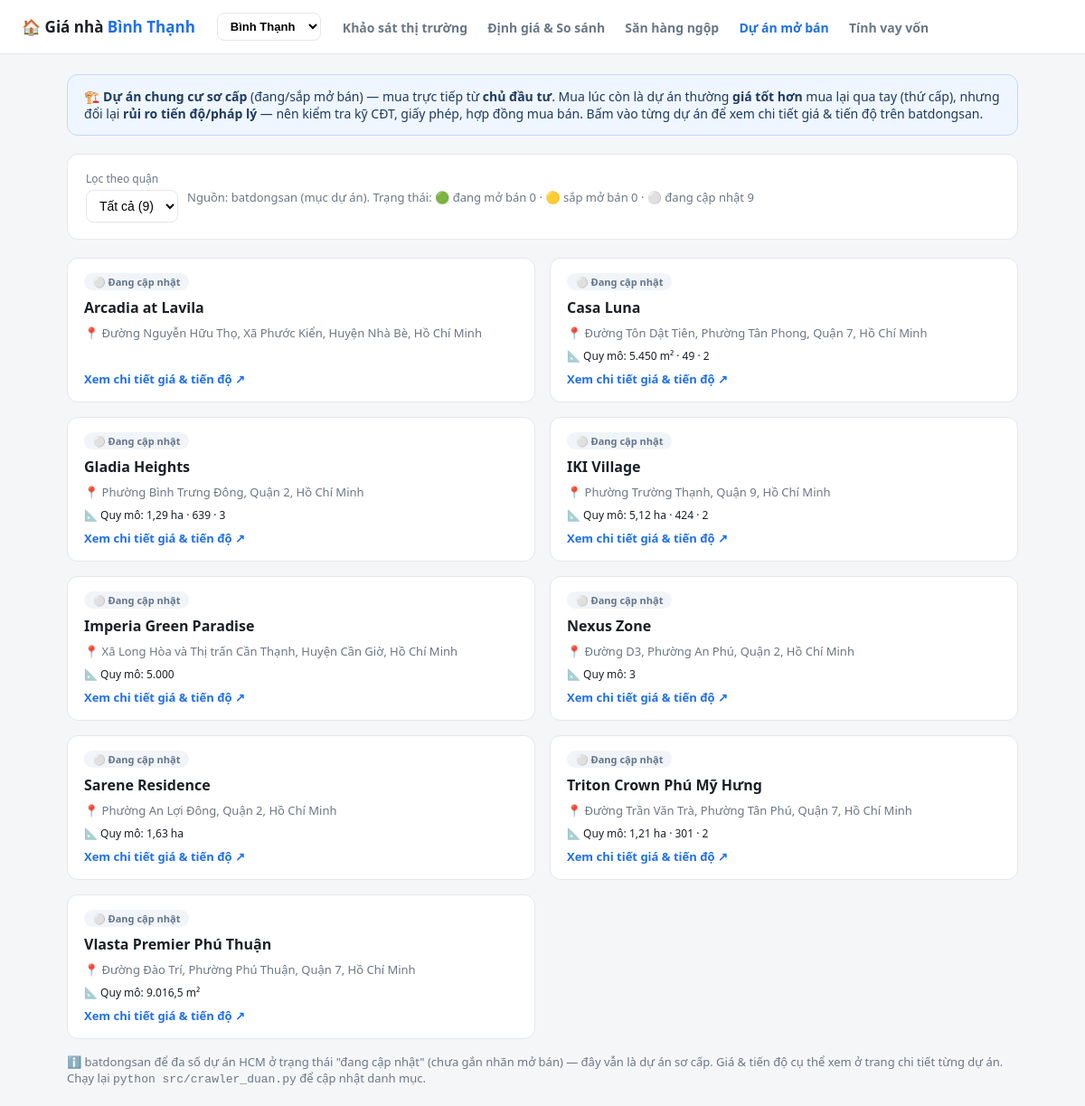
/du-an, run on the app's committed database.
### tables this page shows
CREATE TABLE projects (
    id          INTEGER PRIMARY KEY AUTOINCREMENT,
    ten         TEXT    NOT NULL,
    trang_thai  TEXT,                        -- 'sap_mo_ban' | 'dang_mo_ban' | 'da_ban_giao' | 'dang_cap_nhat'
    chu_dau_tu  TEXT,
    quan        TEXT,
    district_id TEXT,
    phuong      TEXT,
    dia_chi     TEXT,
    quy_mo      TEXT,                         -- diện tích/số căn/số block (text thô)
    gia_info    TEXT,                         -- giá dự kiến (text, thường 'đang cập nhật')
    mo_ta       TEXT,
    url         TEXT    UNIQUE,
    source      TEXT    DEFAULT 'batdongsan',
    fetched_at  TEXT,
    created_at  TEXT    DEFAULT (datetime('now'))
);

### src/app.py (the view)
@app.route("/du-an")
def du_an():
    quan = request.args.get("quan_du_an") or None
    projects = db.list_projects(quan=quan)
    return render_template(
        "du_an.html",
        projects=projects,
        trang_thai_label=db.TRANG_THAI_DA,
        quan_list=db.project_quan_list(),
        sel_quan=quan,
        status_counts=db.project_status_counts(),
    )

### src/app.py (called while the page is built)
def _district():
    v = request.args.get("quan")
    if v and v in DISTRICTS:
        session["quan"] = v
        return v
    return session.get("quan", DISTRICT_DEFAULT)

@app.context_processor
def _inject_district():
    avail = db.districts_in_db() or [DISTRICT_DEFAULT]
    return dict(cur_district=_district(), district_label=DISTRICT_LABEL,
                districts_avail=avail)

### src/db.py (called while the page is built)
def get_conn():
    os.makedirs(os.path.dirname(DB_PATH), exist_ok=True)
    conn = sqlite3.connect(DB_PATH)
    conn.row_factory = sqlite3.Row
    return conn

def list_projects(district_id: str | None = None, statuses: list | None = None,
                  quan: str | None = None):
    statuses = statuses or ["sap_mo_ban", "dang_mo_ban", "dang_cap_nhat"]
    where = ["trang_thai IN (%s)" % ",".join("?" for _ in statuses)]
    params: list = list(statuses)
    if quan:
        where.append("quan = ?"); params.append(quan)
    sql = ("SELECT * FROM projects WHERE " + " AND ".join(where) +
           " ORDER BY CASE trang_thai WHEN 'dang_mo_ban' THEN 0 ELSE 1 END, ten")
    with get_conn() as conn:
        return [dict(r) for r in conn.execute(sql, params).fetchall()]

def project_quan_list() -> list[str]:
    with get_conn() as conn:
        return [r[0] for r in conn.execute(
            "SELECT DISTINCT quan FROM projects WHERE quan IS NOT NULL "
            "AND trang_thai IN ('sap_mo_ban','dang_mo_ban') ORDER BY quan").fetchall()]

def project_status_counts() -> dict:
    with get_conn() as conn:
        return {r[0]: r[1] for r in conn.execute(
            "SELECT trang_thai, COUNT(*) FROM projects GROUP BY trang_thai").fetchall()}

def districts_in_db() -> list[str]:
    with get_conn() as conn:
        return [r[0] for r in conn.execute(
            "SELECT district_id, COUNT(*) c FROM listings WHERE district_id IS NOT NULL "
            "GROUP BY district_id ORDER BY c DESC").fetchall()]

### src/templates/du_an.html (shortened to what this page needs)
{% extends "base.html" %}
{% block content %}
<div class="intro">
  🏗️ <b>Dự án chung cư sơ cấp</b> (đang/sắp mở bán) — mua trực tiếp từ <b>chủ đầu tư</b>.
  Mua lúc còn là dự án thường <b>giá tốt hơn</b> mua lại qua tay (thứ cấp), nhưng đổi lại
  <b>rủi ro tiến độ/pháp lý</b> — nên kiểm tra kỹ CĐT, giấy phép, hợp đồng mua bán.
  Bấm vào từng dự án để xem chi tiết giá &amp; tiến độ trên batdongsan.
</div>
<div class="card">
  <form method="get" class="filterbar" style="margin:0;">
    <div>
      <label>Lọc theo quận</label>
      <select name="quan_du_an" onchange="this.form.submit()" style="width:auto;">
        <option value="">Tất cả ({{ projects|length }})</option>
      </select>
    </div>
    <span class="muted" style="align-self:center;">
      Nguồn: batdongsan (mục dự án). Trạng thái:
      🟢 đang mở bán {{ status_counts.get('dang_mo_ban', 0) }} ·
      🟡 sắp mở bán {{ status_counts.get('sap_mo_ban', 0) }} ·
      ⚪ đang cập nhật {{ status_counts.get('dang_cap_nhat', 0) }}
    </span>
  </form>
</div>
{% if not projects %}
<div class="card"><p class="muted">Chưa có dự án. Chạy <code>python src/crawler_duan.py</code> để cào danh mục dự án.</p></div>
{% else %}
<div class="proj-grid">
  {% for p in projects %}
  <div class="proj">
    {% set scls = 'st-dang' if p.trang_thai == 'dang_mo_ban' else 'st-sap' if p.trang_thai == 'sap_mo_ban' else 'st-cn' %}
    <span class="st {{ scls }}">{{ trang_thai_label.get(p.trang_thai, p.trang_thai) }}</span>
    <h3>{{ p.ten }}</h3>
    <div class="meta">📍 {{ p.dia_chi or p.quan or '—' }}</div>
    {% if p.quy_mo %}<div class="cfg">📐 Quy mô: {{ p.quy_mo }}</div>{% endif %}
    <a class="go" href="{{ p.url }}" target="_blank" rel="noopener">Xem chi tiết giá &amp; tiến độ ↗</a>
  </div>
  {% endfor %}
</div>
<p class="muted" style="margin-top:16px;">ℹ️ batdongsan để đa số dự án HCM ở trạng thái "đang cập nhật" (chưa gắn nhãn mở bán) —
   đây vẫn là dự án sơ cấp. Giá &amp; tiến độ cụ thể xem ở trang chi tiết từng dự án.
   Chạy lại <code>python src/crawler_duan.py</code> để cập nhật danh mục.</p>
{% endif %}
{% endblock %}

### src/templates/base.html (shortened to what this page needs)
<!DOCTYPE html>
<html lang="vi">
<head>
</head>
<body>
  {% set p = request.path %}
  {% set grp = 'market' if p in ['/', '/heatmap', '/xu-huong', '/so-nguon']
        else 'valuation' if p in ['/dinh-gia', '/so-sanh']
        else 'deal' if p == '/trung-lap'
        else 'project' if p == '/du-an'
        else 'finance' if p == '/vay-von' else 'market' %}
  <header>
    <h1>🏠 Giá nhà <span style="color:var(--accent)">{{ district_label.get(cur_district, 'TP.HCM') }}</span></h1>
    <form method="get" style="margin:0;">
      <select name="quan" onchange="this.form.submit()"
              style="width:auto; padding:6px 10px; font-size:13px; font-weight:600;">
        {% for d in districts_avail %}
        <option value="{{ d }}" {% if d == cur_district %}selected{% endif %}>{{ district_label.get(d, d) }}</option>
        {% endfor %}
      </select>
    </form>
    <nav>
      <a href="/" class="{% if grp == 'market' %}active{% endif %}">Khảo sát thị trường</a>
      <a href="/dinh-gia" class="{% if grp == 'valuation' %}active{% endif %}">Định giá &amp; So sánh</a>
      <a href="/trung-lap" class="{% if grp == 'deal' %}active{% endif %}">Săn hàng ngộp</a>
      <a href="/du-an" class="{% if grp == 'project' %}active{% endif %}">Dự án mở bán</a>
      <a href="/vay-von" class="{% if grp == 'finance' %}active{% endif %}">Tính vay vốn</a>
    </nav>
  </header>
  <div class="wrap">
    {% block content %}{% endblock %}
  </div>
</body>
</html>

### src/templates/du_an.html (style rules this page uses)
.intro { background: #eff6ff; border: 1px solid #bfdbfe; border-radius: 12px; padding: 14px 18px; margin-bottom: 20px; font-size: 14px; color: #1e3a5f; }
.proj-grid { display: grid; grid-template-columns: repeat(2, 1fr); gap: 16px; }
.proj { background: var(--card); border: 1px solid var(--line); border-radius: 12px; padding: 16px 18px; display: flex; flex-direction: column; gap: 8px; }
.proj h3 { margin: 0; font-size: 16px; }
.proj .meta { font-size: 13px; color: var(--muted); }
.st { display: inline-block; font-size: 11px; font-weight: 700; padding: 2px 10px; border-radius: 999px; width: fit-content; }
.st-cn { background: #f1f5f9; color: #64748b; }
.proj .cfg { font-size: 12px; color: var(--ink); }
.proj a.go { margin-top: auto; font-size: 13px; font-weight: 600; color: var(--accent); text-decoration: none; }
.filterbar { display: flex; gap: 10px; align-items: end; margin-bottom: 18px; flex-wrap: wrap; }

### src/templates/base.html (style rules this page uses)
:root { --bg: #f5f6f8; --card: #fff; --ink: #1a2027; --muted: #6b7785; --line: #e4e7ec; --accent: #1f6feb; --accent2: #16a34a; --warn: #d97706; }
* { box-sizing: border-box; }
body { margin: 0; font-family: system-ui, "Segoe UI", Roboto, sans-serif; background: var(--bg); color: var(--ink); }
header { background: var(--card); border-bottom: 1px solid var(--line); padding: 14px 24px; display: flex; align-items: center; gap: 24px; }
header h1 { font-size: 17px; margin: 0; }
nav a { color: var(--muted); text-decoration: none; font-weight: 600; font-size: 14px; margin-right: 18px; }
nav a.active, nav a:hover { color: var(--accent); }
.wrap { max-width: 1100px; margin: 22px auto; padding: 0 24px; }
.card { background: var(--card); border: 1px solid var(--line); border-radius: 12px; padding: 18px 20px; margin-bottom: 20px; }
label { font-size: 12px; color: var(--muted); display: block; margin-bottom: 4px; }
select, input { width: 100%; padding: 8px 10px; border: 1px solid var(--line); border-radius: 8px; font-size: 14px; background: #fff; }
.muted { color: var(--muted); font-size: 13px; }

### data on the page
projects: get "⚪ Đang cập nhật", ten "Arcadia at Lavila", dia_chi "Đường Nguyễn Hữu Thọ, Xã Phước Kiển, Huyện Nhà Bè, Hồ Chí Minh"
projects: get "⚪ Đang cập nhật", ten "Casa Luna", dia_chi "Đường Tôn Dật Tiên, Phường Tân Phong, Quận 7, Hồ Chí Minh", quy_mo "5.450 m² · 49 · 2"
projects: get "⚪ Đang cập nhật", ten "Gladia Heights", dia_chi "Phường Bình Trưng Đông, Quận 2, Hồ Chí Minh", quy_mo "1,29 ha · 639 · 3"
projects: get "⚪ Đang cập nhật", ten "IKI Village", dia_chi "Phường Trường Thạnh, Quận 9, Hồ Chí Minh", quy_mo "5,12 ha · 424 · 2"
projects: get "⚪ Đang cập nhật", ten "Imperia Green Paradise", dia_chi "Xã Long Hòa và Thị trấn Cần Thạnh, Huyện Cần Giờ, Hồ Chí Minh", quy_mo "5.000"
projects: get "⚪ Đang cập nhật", ten "Nexus Zone", dia_chi "Đường D3, Phường An Phú, Quận 2, Hồ Chí Minh", quy_mo "3"
projects: get "⚪ Đang cập nhật", ten "Sarene Residence", dia_chi "Phường An Lợi Đông, Quận 2, Hồ Chí Minh", quy_mo "1,63 ha"
projects: get "⚪ Đang cập nhật", ten "Triton Crown Phú Mỹ Hưng", dia_chi "Đường Trần Văn Trà, Phường Tân Phú, Quận 7, Hồ Chí Minh", quy_mo "1,21 ha · 301 · 2"
projects: get "⚪ Đang cập nhật", ten "Vlasta Premier Phú Thuận", dia_chi "Đường Đào Trí, Phường Phú Thuận, Quận 7, Hồ Chí Minh", quy_mo "9.016,5 m²"

### other printed values
{{ district_label.get(cur_district, 'TP.HCM') }} "Bình Thạnh"
{{ status_counts.get('dang_mo_ban', 0) }} "0"
{{ status_counts.get('sap_mo_ban', 0) }} "0"
{{ status_counts.get('dang_cap_nhat', 0) }} "9"
form field quan "Bình Thạnh"
